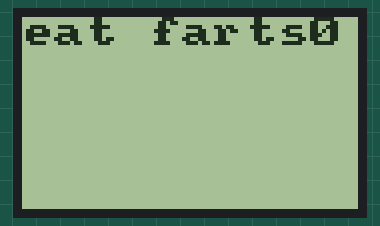
Simulated run of this program. Board: ESP8266 (Wemos D1 mini). Shown: 84×48 one-colour display.

Above: at 0.1 s.
At 1.1 s:
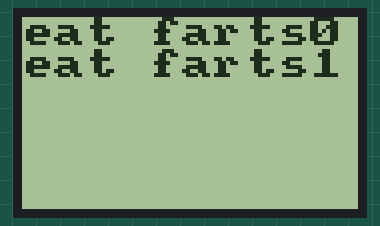
At 2.1 s:
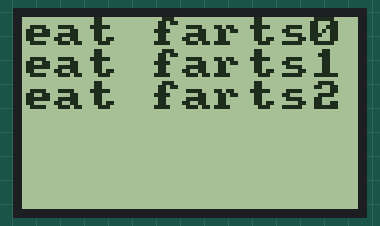
At 3.1 s:
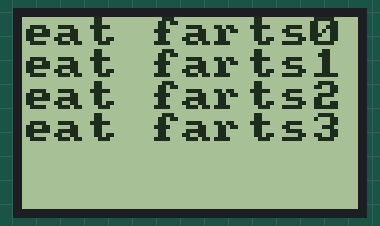
At 4.1 s:
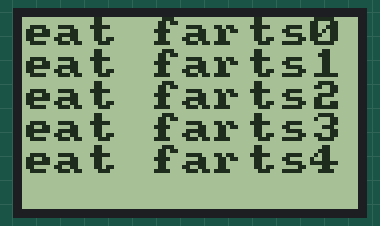
At 5.1 s:
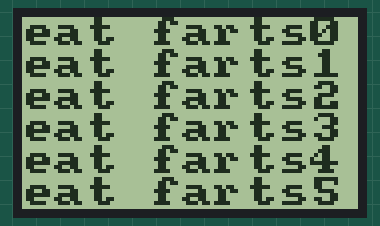

Measured:
- what the display in image 0 shows lasts 1.0 s, from 0.0 s to 1.0 s

The program:

main.cpp
```cpp
#include <U8x8lib.h>
#include <U8g2lib.h>

// Nokia 5110 LCD module connections
// GND, BL, VCC, CLK, DIN, DC, CE, RST
// GND, - , 5V , D5 , D7 , D4, D8, D0
#define PIN_RES 16 //GPIO16 (D0)
#define PIN_CE  15 //GPIO15 (D8), pull-down 10k to GND
#define PIN_DC  2 //GPIO2 (D4)
// #define PIN_CLOCK = D5 //SCK
// #define PIN_DATA = D7 //MOSI

//U8G2_PCD8544_84X48_1_4W_SW_SPI u8g2 = U8G2_PCD8544_84X48_1_4W_SW_SPI(U8G2_R0, PIN_CLOCK, PIN_DATA, PIN_CE, PIN_DC, PIN_RES);  // SW SPI
// U8G2_PCD8544_84X48_1_4W_HW_SPI u8g2(U8G2_R0, PIN_CE, PIN_DC, PIN_RES);                       // HW SPI
U8X8_PCD8544_84X48_4W_HW_SPI u8x8( PIN_CE, PIN_DC, PIN_RES);

void setup()   {
  u8x8.begin();
  // u8x8.firstPage();
  // do {
  //   u8g2.setFont( u8g2_font_nokiafc22_tr );
  //   u8g2.drawStr(0, 8,  "TestAB123 1");
  //   u8g2.setFont( u8g2_font_profont11_tr );
  //   u8g2.drawStr(0, 16, "Test123 2");
  //   u8g2.setFont( u8g2_font_5x7_tr );
  //   u8g2.drawStr(0, 30, "Test123 4");
  // } while ( u8g2.nextPage() );
}

 int number1 = 0;
void loop() {
  u8x8.setFont(u8x8_font_amstrad_cpc_extended_r);
  u8x8.print("eat farts");
  u8x8.println(number1);
  number1++;
  delay(1000);
}


// end of code.
```
